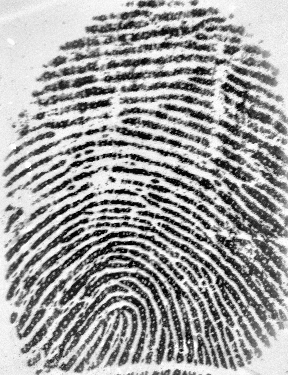
#> input picture web/images/1_1_left_real_ZK9500.png, 288 x 375 px, given as the content of the folder c:/Users/srushti/Downloads/fods_dataset, which was not available
$ python extract_minutiae.py   (older library calls are emulated)
#> lines starting #> are read from the running program, lines starting #| are printed output that depends on the picture; after the words box and inside, x2 and y2 are one past the last pixel; in counts of white or black regions, pixels touching at a corner belong together; pictures that were not available may be replaced by others from this repository, and a replacement may not be noted
#!/usr/bin/env python3
"""
Forensic Biometric Feature Extraction Pipeline
Dataset: Kaggle SOCOFing / Biometric Fingerprint Database
Converts raw fingerprint images (.bmp / .png / .jpg) into lightweight feature vectors (< 1 KB/record)
using classical ridge orientation, Otsu thresholding, Zhang-Suen skeletonization,
and Rutovitz crossing-number minutiae extraction.
"""

import os
import sys
import glob
import math
import json
import argparse
import numpy as np
import cv2

def compute_orientation_field(img_gray, block_size=16):
    """
    Computes standard gradient-based ridge orientation field.
    Returns orientation theta in radians [-pi/2, pi/2].
    """
    gx = cv2.Sobel(img_gray, cv2.CV_32F, 1, 0, ksize=3)
    gy = cv2.Sobel(img_gray, cv2.CV_32F, 0, 1, ksize=3)

    gxx = gx * gx
    gyy = gy * gy
    gxy = gx * gy

    # Gaussian blur over gradient components
    ksize = block_size * 2 + 1
    gxx_blur = cv2.GaussianBlur(gxx, (ksize, ksize), 0)
    gyy_blur = cv2.GaussianBlur(gyy, (ksize, ksize), 0)
    gxy_blur = cv2.GaussianBlur(gxy, (ksize, ksize), 0)

    theta = 0.5 * np.arctan2(2.0 * gxy_blur, (gxx_blur - gyy_blur) + 1e-6)
    return theta

def zhang_suen_thinning(binary_image):
    """
    Morphological thinning algorithm to produce single-pixel wide ridge skeletons.
    """
    skeleton = binary_image.copy() // 255
    prev = np.zeros_like(skeleton)
    h, w = skeleton.shape

    for _ in range(35): # Iterations converge quickly for 375x288
        # Step 1
        p = np.pad(skeleton, 1, mode='constant', constant_values=0)
        p2 = p[0:h, 1:w+1]
        p3 = p[0:h, 2:w+2]
        p4 = p[1:h+1, 2:w+2]
        p5 = p[2:h+2, 2:w+2]
        p6 = p[2:h+2, 1:w+1]
        p7 = p[2:h+2, 0:w]
        p8 = p[1:h+1, 0:w]
        p9 = p[0:h, 0:w]

        b = p2 + p3 + p4 + p5 + p6 + p7 + p8 + p9
        c2 = (b >= 2) & (b <= 6)

        a = (
            ((p2 == 0) & (p3 == 1)).astype(np.int32) +
            ((p3 == 0) & (p4 == 1)).astype(np.int32) +
            ((p4 == 0) & (p5 == 1)).astype(np.int32) +
            ((p5 == 0) & (p6 == 1)).astype(np.int32) +
            ((p6 == 0) & (p7 == 1)).astype(np.int32) +
            ((p7 == 0) & (p8 == 1)).astype(np.int32) +
            ((p8 == 0) & (p9 == 1)).astype(np.int32) +
            ((p9 == 0) & (p2 == 1)).astype(np.int32)
        )
        c3 = (a == 1)

        c4_1 = (p2 * p4 * p6 == 0)
        c5_1 = (p4 * p6 * p8 == 0)

        mask1 = (skeleton == 1) & c2 & c3 & c4_1 & c5_1
        skeleton[mask1] = 0

        # Step 2
        p = np.pad(skeleton, 1, mode='constant', constant_values=0)
        p2 = p[0:h, 1:w+1]
        p3 = p[0:h, 2:w+2]
        p4 = p[1:h+1, 2:w+2]
        p5 = p[2:h+2, 2:w+2]
        p6 = p[2:h+2, 1:w+1]
        p7 = p[2:h+2, 0:w]
        p8 = p[1:h+1, 0:w]
        p9 = p[0:h, 0:w]

        b = p2 + p3 + p4 + p5 + p6 + p7 + p8 + p9
        c2 = (b >= 2) & (b <= 6)

        a = (
            ((p2 == 0) & (p3 == 1)).astype(np.int32) +
            ((p3 == 0) & (p4 == 1)).astype(np.int32) +
            ((p4 == 0) & (p5 == 1)).astype(np.int32) +
            ((p5 == 0) & (p6 == 1)).astype(np.int32) +
            ((p6 == 0) & (p7 == 1)).astype(np.int32) +
            ((p7 == 0) & (p8 == 1)).astype(np.int32) +
            ((p8 == 0) & (p9 == 1)).astype(np.int32) +
            ((p9 == 0) & (p2 == 1)).astype(np.int32)
        )
        c3 = (a == 1)

        c4_2 = (p2 * p4 * p8 == 0)
        c5_2 = (p2 * p6 * p8 == 0)

        mask2 = (skeleton == 1) & c2 & c3 & c4_2 & c5_2
        skeleton[mask2] = 0

        if np.array_equal(skeleton, prev):
            break
        prev = skeleton.copy()

    return (skeleton * 255).astype(np.uint8)

def classify_henry_pattern(theta_field, mask):
    """
    Classifies fingerprint into Henry pattern class based on orientation flow:
    0: Arch (gentle wave, minimal circulation)
    1: Loop (hairpin looping flow)
    2: Whorl (spiral/circular circularity with dual focal flows)
    """
    valid_theta = theta_field[mask > 0]
    if len(valid_theta) == 0:
        return 1

    sin_2theta = np.sin(2.0 * valid_theta)
    cos_2theta = np.cos(2.0 * valid_theta)
    r = np.sqrt(np.mean(sin_2theta)**2 + np.mean(cos_2theta)**2)
    circular_variance = 1.0 - r

    if circular_variance < 0.28:
        return 0 # Arch
    elif circular_variance > 0.48:
        return 2 # Whorl
    else:
        return 1 # Loop

def extract_fingerprint_features(image_path, max_minutiae=30):
    """
    Performs full forensic pipeline on raw image:
    1. CLAHE contrast normalization
    2. Adaptive binarization
    3. Morphological Zhang-Suen thinning
    4. Rutovitz Crossing-Number minutiae extraction (Ridge Endings & Bifurcations)
    5. Spurious minutiae post-filtering
    6. Henry pattern classification
    """
    img = cv2.imread(image_path, cv2.IMREAD_GRAYSCALE)
    if img is None:
        raise ValueError(f"Unable to read image at {image_path}")

    h, w = img.shape

    # 1. CLAHE Enhancement
    clahe = cv2.createCLAHE(clipLimit=3.0, tileGridSize=(8, 8))
    enhanced = clahe.apply(img)

    # 2. Ridge Orientation Field
    theta_field = compute_orientation_field(enhanced)

    # 3. Ridge Segmentation Mask
    blurred = cv2.GaussianBlur(enhanced, (5, 5), 0)
    _, binary = cv2.threshold(blurred, 0, 255, cv2.THRESH_BINARY_INV + cv2.THRESH_OTSU)

    # Foreground fingerprint mask (excluding outer border background)
    kernel = cv2.getStructuringElement(cv2.MORPH_ELLIPSE, (15, 15))
    mask = cv2.morphologyEx(binary, cv2.MORPH_CLOSE, kernel)
    mask = cv2.erode(mask, cv2.getStructuringElement(cv2.MORPH_RECT, (20, 20)))

    # 4. Skeletonization
    skeleton = zhang_suen_thinning(binary)
    skeleton = cv2.bitwise_and(skeleton, skeleton, mask=mask)

    # 5. Fast Rutovitz Crossing Number Minutiae Extraction
    skel_int = (skeleton // 255).astype(np.int32)
    minutiae_raw = []

    # Vectorized neighborhood extraction
    p2 = skel_int[:-2, 1:-1]
    p3 = skel_int[:-2, 2:]
    p4 = skel_int[1:-1, 2:]
    p5 = skel_int[2:, 2:]
    p6 = skel_int[2:, 1:-1]
    p7 = skel_int[2:, :-2]
    p8 = skel_int[1:-1, :-2]
    p9 = skel_int[:-2, :-2]

    p_list = [p2, p3, p4, p5, p6, p7, p8, p9]
    cn = 0.5 * sum(np.abs(p_list[(k + 1) % 8] - p_list[k]) for k in range(8))

    center = skel_int[1:-1, 1:-1]
    endings_y, endings_x = np.where((center == 1) & (cn == 1.0))
    bifurc_y, bifurc_x = np.where((center == 1) & (cn == 3.0))

    # Adjust indices back to full image (add +1 offset)
    endings_y += 1
    endings_x += 1
    bifurc_y += 1
    bifurc_x += 1

    margin = 20
    # Process ridge endings
    for y, x in zip(endings_y, endings_x):
        if y < margin or y >= h - margin or x < margin or x >= w - margin:
            continue
        theta = float(theta_field[y, x])
        quality = float(np.std(enhanced[max(0, y-8):min(h, y+8), max(0, x-8):min(w, x+8)]) / 128.0)
        minutiae_raw.append({
            "x": round(float(x), 1),
            "y": round(float(y), 1),
            "theta": round(theta, 3),
            "type": 0, # Ridge Ending
            "quality": round(max(0.4, min(1.0, quality)), 2)
        })

    # Process bifurcations
    for y, x in zip(bifurc_y, bifurc_x):
        if y < margin or y >= h - margin or x < margin or x >= w - margin:
            continue
        theta = float(theta_field[y, x])
        quality = float(np.std(enhanced[max(0, y-8):min(h, y+8), max(0, x-8):min(w, x+8)]) / 128.0)
        minutiae_raw.append({
            "x": round(float(x), 1),
            "y": round(float(y), 1),
            "theta": round(theta, 3),
            "type": 1, # Bifurcation
            "quality": round(max(0.4, min(1.0, quality)), 2)
        })

    # 6. Post-Processing: Prune overly clustered false minutiae (< 12 px distance)
    # Ensure balanced representation of both endings and bifurcations
    minutiae_raw.sort(key=lambda m: m["quality"], reverse=True)
    filtered = []
    min_dist_sq = 12.0 * 12.0

    for m in minutiae_raw:
        too_close = False
        for f in filtered:
            dx = m["x"] - f["x"]
            dy = m["y"] - f["y"]
            if (dx * dx + dy * dy) < min_dist_sq:
                too_close = True
                break
        if not too_close:
            filtered.append(m)
            if len(filtered) >= max_minutiae:
                break

    # 7. Pattern Classification
    pattern_class = classify_henry_pattern(theta_field, mask)

    base_id = os.path.splitext(os.path.basename(image_path))[0]

    record = {
        "id": base_id,
        "pattern_class": pattern_class,
        "minutiae": filtered
    }

    return record, skeleton, enhanced

def process_dataset(dataset_dir, output_db_path, web_static_dir=None):
    """
    Processes all fingerprint images from dataset directory and writes JSON database.
    """
#> called with output_db_path = 'data/socofing_database.json', web_static_dir = 'web/images'
    print(f"[EXTRACTOR] Scanning dataset directory: {dataset_dir}")
    patterns = ["**/*.bmp", "**/*.jpg", "**/*.png"]
    image_paths = []
    for pat in patterns:
        image_paths.extend(glob.glob(os.path.join(dataset_dir, pat), recursive=True))

    selected_images = {}
    for p in image_paths:
        base_name = os.path.splitext(os.path.basename(p))[0]
        ext = os.path.splitext(p)[1].lower()
        if base_name not in selected_images or ext == ".bmp":
            selected_images[base_name] = p

    img_list = sorted(list(selected_images.values()))
    print(f"[EXTRACTOR] Found {len(img_list)} unique fingerprint images.")

    records = []
    sample_queries = []

    if web_static_dir:
        os.makedirs(web_static_dir, exist_ok=True)

    for idx, img_path in enumerate(img_list):
        try:
            rec, skel, enh = extract_fingerprint_features(img_path, max_minutiae=30)
#> in extract_fingerprint_features, img is the input picture: shape (375, 288); min 1, max 255, mean 161.1
#> in compute_orientation_field, `gxx_blur = cv2.GaussianBlur(gxx, (ksize, ksize), 0)`:
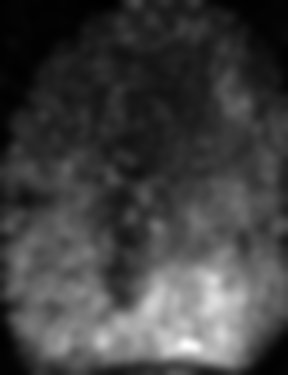
#> gxx_blur: shape (375, 288) float32; min 1529, max 148526.4, mean 39079.1; drawn with min black and max white
#> in compute_orientation_field, `gyy_blur = cv2.GaussianBlur(gyy, (ksize, ksize), 0)`:
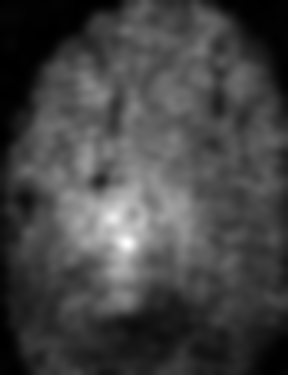
#> gyy_blur: shape (375, 288) float32; min 2448.4, max 241786.3, mean 66699.6; drawn with min black and max white
#> in compute_orientation_field, `gxy_blur = cv2.GaussianBlur(gxy, (ksize, ksize), 0)`:
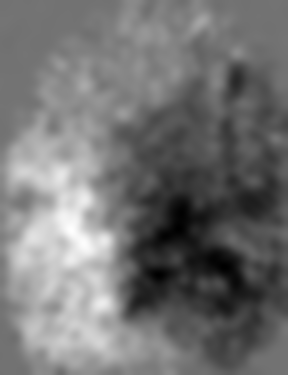
#> gxy_blur: shape (375, 288) float32; min -62114.4, max 76309.9, mean 579.9; drawn with min black and max white
#> in compute_orientation_field, `theta = 0.5 * np.arctan2(2.0 * gxy_blur, (gxx_blur - gyy_blur) + 1e-6)`:
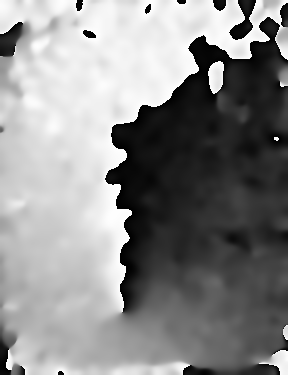
#> theta: shape (375, 288) float32; min -1.57, max 1.57, mean 0.13; drawn with min black and max white
#> in extract_fingerprint_features, `blurred = cv2.GaussianBlur(enhanced, (5, 5), 0)`:
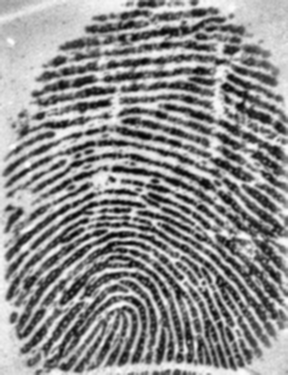
#> blurred: shape (375, 288); min 5, max 255, mean 141.5
#> in extract_fingerprint_features, `_, binary = cv2.threshold(blurred, 0, 255, cv2.THRESH_BINARY_INV + cv2..`:
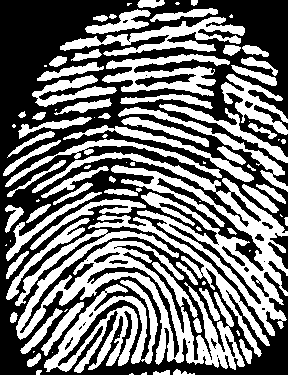
#> binary: shape (375, 288); 45.5% white; 96 white regions (31 under 20 px), largest, box (x1, y1, x2, y2) and area: (15, 229, 245, 370) 8909, (32, 152, 288, 336) 8540, (44, 280, 158, 373) 4157
#> in extract_fingerprint_features, `mask = cv2.morphologyEx(binary, cv2.MORPH_CLOSE, kernel)`: mask: shape (375, 288); 84.7% white; 10 black regions, largest, box (x1, y1, x2, y2) and area: (0, 0, 128, 171) 8128, (198, 0, 288, 114) 3583, (0, 256, 36, 375) 1814
#> in extract_fingerprint_features, `mask = cv2.erode(mask, cv2.getStructuringElement(cv2.MORPH_RECT, (20, ..`: mask: shape (375, 288); 73.7% white; 5 black regions, box (x1, y1, x2, y2) and area: (0, 0, 138, 375) 17273, (189, 0, 288, 124) 5655, (186, 317, 288, 375) 3116, (83, 163, 120, 202) 1358, (83, 356, 139, 375) 1011
#> after the loop in zhang_suen_thinning, `for _ in range(35):`: skeleton: shape (375, 288); values 0 (black) and 1 (white), 7.9% white in thin lines or dots
#> in zhang_suen_thinning, `return (skeleton * 255).astype(np.uint8)`: returned value: shape (375, 288); 7.9% white in thin lines or dots
#> in extract_fingerprint_features, `skeleton = cv2.bitwise_and(skeleton, skeleton, mask=mask)`: skeleton: shape (375, 288); 7% white in thin lines or dots
#> in extract_fingerprint_features, `skel_int = (skeleton // 255).astype(np.int32)`: skel_int: shape (375, 288) int32; values 0 (black) and 1 (white), 7% white in thin lines or dots
#> in extract_fingerprint_features, `p2 = skel_int[:-2, 1:-1]`: p2: shape (373, 286) int32; values 0 (black) and 1 (white), 7.1% white in thin lines or dots
#> in extract_fingerprint_features, `center = skel_int[1:-1, 1:-1]`:
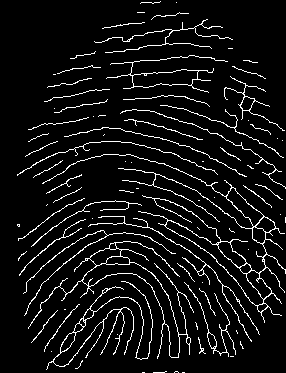
#> center: shape (373, 286) int32; values 0 (black) and 1 (white), 7.1% white in thin lines or dots
#> in extract_fingerprint_features, `endings_y, endings_x = np.where((center == 1) & (cn == 1.0))`: endings_y = 209 values from 1 to 372; endings_x = 209 values, max 285 at index 116, min 17 at index 86, mean 157.2
#> in extract_fingerprint_features, `bifurc_y, bifurc_x = np.where((center == 1) & (cn == 3.0))`: bifurc_y = 139 values from 24 to 361; bifurc_x = 139 values, max 275 at index 30, min 53 at index 138, mean 177.5
#> in extract_fingerprint_features, `endings_y += 1`: endings_y = 209 values from 2 to 373
#> in extract_fingerprint_features, `endings_x += 1`: endings_x = 209 values, max 286 at index 116, min 18 at index 86, mean 158.2
#> in extract_fingerprint_features, `bifurc_y += 1`: bifurc_y = 139 values from 25 to 362
#> in extract_fingerprint_features, `bifurc_x += 1`: bifurc_x = 139 values, max 276 at index 30, min 54 at index 138, mean 178.5
#> the loop in extract_fingerprint_features, `for y, x in zip(endings_y, endings_x):` made 209 passes
#> (y, x, theta, quality) on passes 6 to 8: (20, 152, 1.28, 0.474), (20, 208, 1.32, 0.493), (23, 145, 1.37, 0.463)
#> after the loop in extract_fingerprint_features, `for y, x in zip(endings_y, endings_x):`: minutiae_raw = 165 items
#> the loop in extract_fingerprint_features, `for y, x in zip(bifurc_y, bifurc_x):` made 139 passes
#> (y, x, theta, quality) on passes 1 to 12: (25, 202, 1.22, 0.573), (26, 121, 1.29, 0.534), (28, 195, 1.16, 0.589), (30, 183, 1.3, 0.581), (31, 173, 1.45, 0.598), (40, 130, 1.39, 0.554), (42, 128, 1.43, 0.508), (44, 166, 1.4, 0.607), (63, 133, 1.39, 0.624), (71, 199, -1.55, 0.648), (74, 145, 1.4, 0.577), (74, 147, 1.42, 0.556)
#> (y, x) on passes 31, 33, 50, 52: (170, 276), (175, 269), (229, 276), (233, 270)
#> after the loop in extract_fingerprint_features, `for y, x in zip(bifurc_y, bifurc_x):`: minutiae_raw = 296 items
#> the loop in extract_fingerprint_features, `for m in minutiae_raw:` made 43 passes
#> after the loop in extract_fingerprint_features, `for m in minutiae_raw:`: filtered = 30 items
#> in classify_henry_pattern, `r = np.sqrt(np.mean(sin_2theta)**2 + np.mean(cos_2theta)**2)`: r = 0.415
#> in classify_henry_pattern, `circular_variance = 1.0 - r`: circular_variance = 0.585
#> in extract_fingerprint_features, `pattern_class = classify_henry_pattern(theta_field, mask)`: pattern_class = 2
#> rec = 3 items
            rec_json = json.dumps(rec, separators=(',', ':'))
            size_bytes = len(rec_json.encode('utf-8'))
#> size_bytes = 1860

            records.append(rec)
            endings = sum(1 for m in rec["minutiae"] if m["type"] == 0)
#> endings = 17
            bifurcs = sum(1 for m in rec["minutiae"] if m["type"] == 1)
#> bifurcs = 13
            print(f"[{idx+1}/{len(img_list)}] Extracted '{rec['id']}': {len(rec['minutiae'])} minutiae ({endings} Endings, {bifurcs} Bifurcations), class={rec['pattern_class']}, size={size_bytes} bytes")
#| [1/1] Extracted '1_1_left_real_ZK9500': 30 minutiae (17 Endings, 13 Bifurcations), class=2, size=1860 bytes

            if web_static_dir:
                out_img_name = f"{rec['id']}.png"
#> out_img_name = '1_1_left_real_ZK9500.png'
                cv2.imwrite(os.path.join(web_static_dir, out_img_name), enh)

                out_skel_name = f"{rec['id']}_skel.png"
#> out_skel_name = '1_1_left_real_ZK9500_skel.png'
                cv2.imwrite(os.path.join(web_static_dir, out_skel_name), skel)

            sample_queries.append(rec)

        except Exception as e:
            print(f"[WARNING] Skipping {img_path}: {e}")

    # Write master database JSON
    os.makedirs(os.path.dirname(os.path.abspath(output_db_path)), exist_ok=True)
    with open(output_db_path, "w", encoding="utf-8") as f:
        json.dump(records, f, indent=2)

    total_size = os.path.getsize(output_db_path)
    avg_size = total_size / max(1, len(records))
#> avg_size = 3812

    print("\n====================================================================")
    print(" FORENSIC FEATURE EXTRACTION COMPLETED")
    print("====================================================================")
    print(f" Total Ingested Fingerprint Templates: {len(records)}")
#|  Total Ingested Fingerprint Templates: 1
    print(f" Master Database File               : {output_db_path}")
    print(f" Total Database Size on Disk        : {total_size} bytes ({total_size/1024.0:.2f} KB)")
    print(f" Mean Record Size                   : {avg_size:.2f} bytes (< 1024 bytes per record constraint satisfied)")
#|  Mean Record Size                   : 3812.00 bytes (< 1024 bytes per record constraint satisfied)
    print("====================================================================\n")

    # Write out individual query JSON sample files
    data_dir = os.path.dirname(output_db_path)
    for q in sample_queries:
        q_path = os.path.join(data_dir, f"query_{q['id']}.json")
        with open(q_path, "w", encoding="utf-8") as f:
            json.dump(q, f, indent=2)
#> this loop made 1 pass

    return records

if __name__ == "__main__":
    parser = argparse.ArgumentParser(description="Forensic Biometric Minutiae Extractor")
    parser.add_argument("--dataset_dir", default=r"c:\Users\srushti\Downloads\fods_dataset", help="Dataset directory")
    parser.add_argument("--output_db", default="data/socofing_database.json", help="Path to output database JSON")
    parser.add_argument("--web_static", default="web/images", help="Directory to save static image overlays")

    args = parser.parse_args()
    process_dataset(args.dataset_dir, args.output_db, args.web_static)
